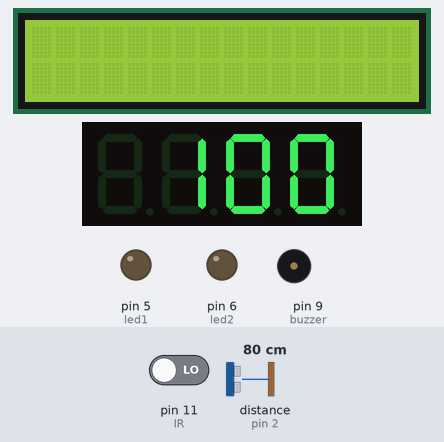
Simulated run of this sketch. Board: Arduino Uno, built with avr-gcc and run on an emulated ATmega328P. Shown: 16×2 character LCD, 4-digit seven-segment display, output pins drawn as LEDs (lit = HIGH), buzzer (waves = sounding). The inputs (shaded band) are chosen by the test bench; at power-on: pin 11 (IR) LOW, distance to the obstacle (sensor on pin 2) 80 cm. The echo pulse lasts 58.3 µs per cm; pins used as bus, display or sensor lines are not drawn; what the sketch prints to the serial monitor is not drawn.

Above: at 1.2 s.
1.3 s: pin 11 (IR) driven HIGH
At 2.46 s:
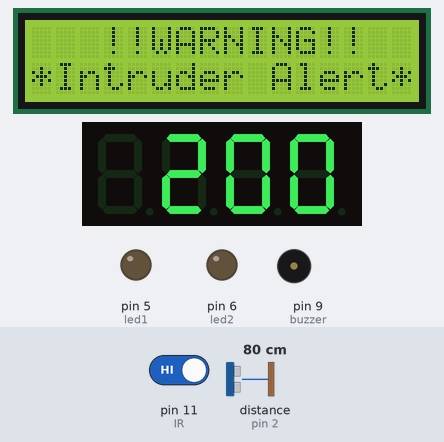
3.7 s: pin 11 (IR) driven LOW
At 15.55 s:
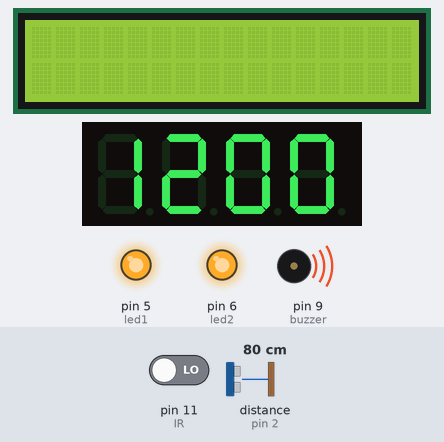
Timing chart, 0 to 16.7 s (numbered marks = the images above; inputs shaded):
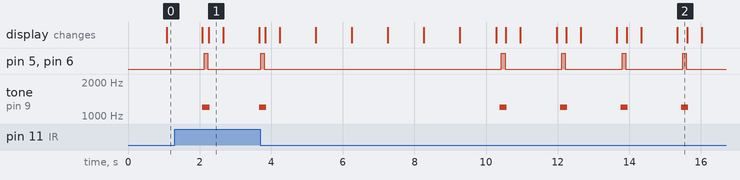

Measured:
- after the input at 1.3 s, pin 5 (led1), pin 6 (led2): LOW → HIGH after 0.83 s, → LOW 0.10 s later; tone on pin 9 (buzzer): silent → 1200 Hz after 0.78 s, → silent 0.20 s later, → 1200 Hz 1.4 s later; the display: first differs from a run without the input after 0.96 s (image 1)
- what the display in image 1 shows lasts 0.4 s, from 2.3 s to 2.7 s

The sketch:

security_system.ino
```cpp
#include <LiquidCrystal_I2C.h>
#include <Adafruit_LEDBackpack.h>
//Initializing LCD
LiquidCrystal_I2C lcd(0x27,16,2);
//Iniializing Clock
Adafruit_7segment clock= Adafruit_7segment();
//Setting pins
const int trigPin = 3;
const int echoPin = 2;
const int led1= 5;
const int led2= 6;
const int buzzer= 9;
const int IR= 11;

float duration, distance;


void setup() {
  //Ultrasonic distance sensor
  pinMode(trigPin, OUTPUT);
  pinMode(echoPin, INPUT);
  //Infra-red
  pinMode(IR,INPUT);
  //LED
  pinMode(led1,OUTPUT);
  pinMode(led2,OUTPUT);
  //LCD
  lcd.init();
  lcd.backlight();
  //Timer Clock
  clock.begin(112);
  //Serial Monitor
  Serial.begin(9600);
}

void loop() {
 //Loop to run from 00 hrs to 23 hrs
  for(int i=000;i<=2300;i+=100){
    clock.println(i);//Display time on clock
    clock.writeDisplay();
    //Before 9am & after 8pm(exclusive)
    if (i<900 || i>2000){
      //Only operates Infra-red
      int infra_state= digitalRead(IR);
      if (infra_state==HIGH){//motion detected
        BUZZER(buzzer);
        LED(led1,led2);
        LCD();
      }
      else{
        digitalWrite(led1,LOW);
        digitalWrite(led2,LOW);
        noTone(buzzer);
        lcd.clear();
        }

    }
    //Between 9am and 8pm (inclusive)
   else if (i>=900 && i<=2000){
    //Only operates ultrasonic sound sensor
     // Turn off, on and off the trigger pin
     // to release the ultrasound and recapture
    digitalWrite(trigPin, LOW);
    delayMicroseconds(2);
    digitalWrite(trigPin, HIGH);
    delayMicroseconds(10);
    digitalWrite(trigPin, LOW);
	// record the echo time for ultrasound to return
    duration = pulseIn(echoPin, HIGH);
    distance = (duration*.0343)/2; //Distance= speed of sound*echo/2
    Serial.print("Distance: ");//Display on serial
    Serial.println(distance);
    delay(100);
	//trigger alarm base on distance
    if (distance<=150){
      BUZZER(buzzer);
      LED(led1,led2);
      LCD();

    }
    else{
      digitalWrite(led1,LOW);
      digitalWrite(led2,LOW);
      noTone(buzzer);
      lcd.clear();
    }


  }
 delay(1000);

}

}
//LED display pattern
void LED (int led1,int led2){
  digitalWrite(led1,HIGH);
  digitalWrite(led2,HIGH);
  delay(100);
  digitalWrite(led1,LOW);
  digitalWrite(led2,LOW);

}
//Buzzer buzzing pattern
void BUZZER(int buzzer){
     tone(buzzer,800,100);
     tone(buzzer,1200,200);
     delay(50);
}
//LCD display
void LCD(){
    lcd.setCursor(3,0);
    lcd.print("!!WARNING!!");
    lcd.setCursor(0,1);
    lcd.print("*Intruder Alert*");
    delay(400);
  	lcd.clear();
}
```
